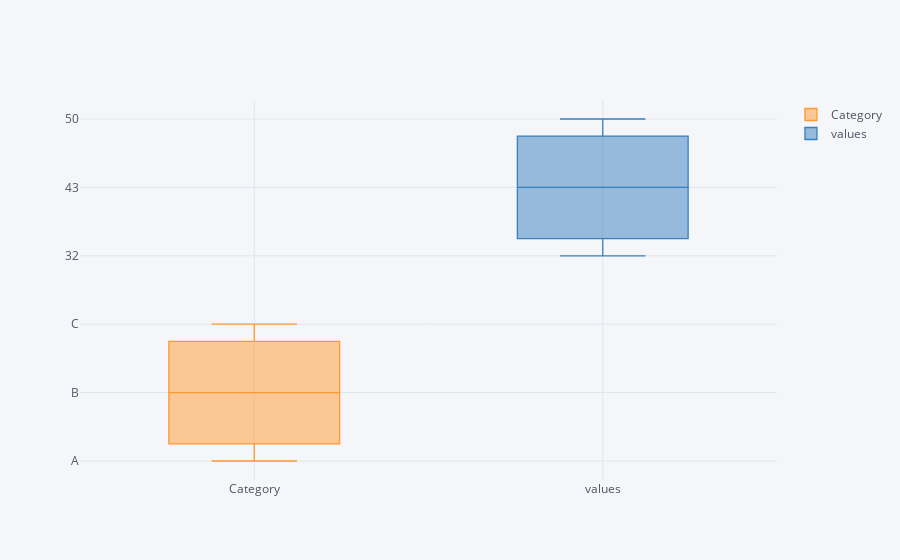

This figure's notebook cell:
### Code cell
df2.iplot(kind='box')

### Figure 1 — Plotly figure (JSON) as saved in the notebook; plotly's stock layout.template omitted (floating-point values rounded to 4 significant figures)
{"data": [{"boxpoints": false, "line": {"width": 1.3}, "marker": {"color": "rgba(255, 153, 51, 1.0)"}, "name": "Category", "orientation": "v", "type": "box", "y": ["A", "B", "C"]}, {"boxpoints": false, "line": {"width": 1.3}, "marker": {"color": "rgba(55, 128, 191, 1.0)"}, "name": "values", "orientation": "v", "type": "box", "y": [32, 43, 50]}], "layout": {"legend": {"bgcolor": "#F5F6F9", "font": {"color": "#4D5663"}}, "paper_bgcolor": "#F5F6F9", "plot_bgcolor": "#F5F6F9", "title": {"font": {"color": "#4D5663"}}, "xaxis": {"gridcolor": "#E1E5ED", "showgrid": true, "tickfont": {"color": "#4D5663"}, "title": {"font": {"color": "#4D5663"}, "text": ""}, "zerolinecolor": "#E1E5ED"}, "yaxis": {"gridcolor": "#E1E5ED", "showgrid": true, "tickfont": {"color": "#4D5663"}, "title": {"font": {"color": "#4D5663"}, "text": ""}, "zerolinecolor": "#E1E5ED"}}}
